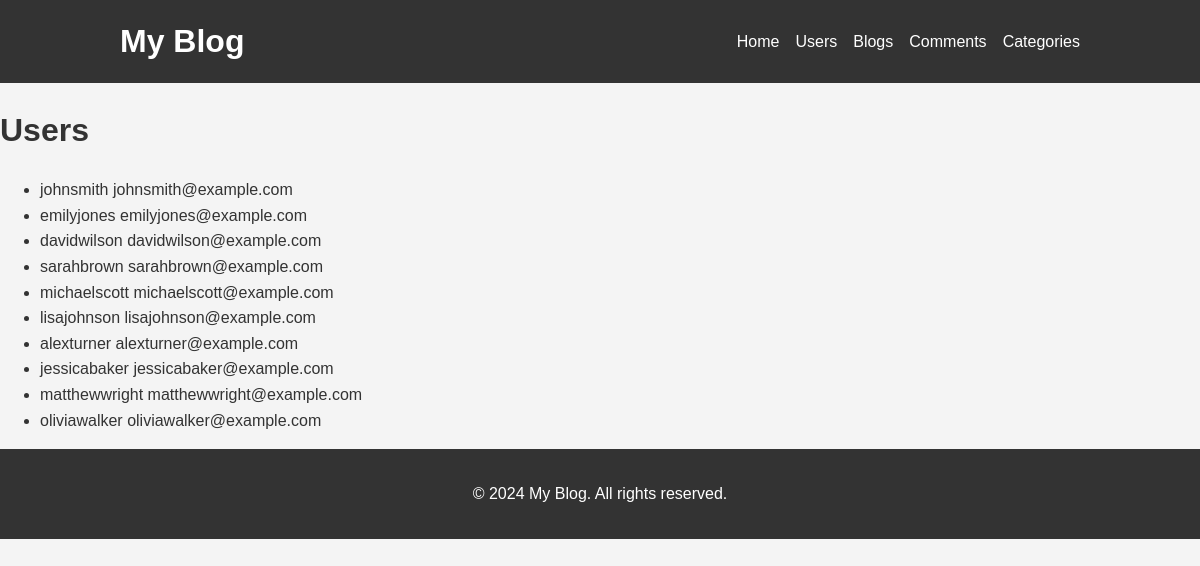
/users/, run on the app's committed database.
### blog/models.py (models this page shows, shortened)
class User(models.Model):
    username = models.CharField(max_length=250)
    email = models.EmailField(max_length=250)
    password = models.CharField(max_length=250)

### blog/views.py (the view)
# urls.py: path('users/', views.myusers, name='users'),
def myusers(request):
    myusers = User.objects.all().values()
    template = loader.get_template('users.html')
    context = {
        'myusers': myusers,
    }
    return HttpResponse(template.render(context, request))

### blog/templates/users.html (shortened to what this page needs)
{% extends "master.html" %}
{% block content %}
<h1>Users</h1>
<ul>
  {% for x in myusers %}
    <li>{{ x.username }} {{ x.email }}</li>
  {% endfor %}
</ul>
{% endblock %}

### blog/templates/master.html (shortened to what this page needs)
<!DOCTYPE html>
<html lang="en">
<head>
</head>
<body>
    <header>
        <div class="container">
            <h1>My Blog</h1>
            <nav>
                <ul>
                    <li><a href=/>Home</a></li>
                    <li><a href=users/>Users</a></li>
                    <li><a href=blogs/>Blogs</a></li>
                    <li><a href=comments/>Comments</a></li>
                    <li><a href=categories/>Categories</a></li>
                </ul>
            </nav>
        </div>
    </header>
 {% block content %}
{% endblock %}
    <footer>
        <div class="container">
            <p>&copy; 2024 My Blog. All rights reserved.</p>
        </div>
    </footer>
</body>
</html>

### blog/templates/master.html (style rules this page uses)
body { font-family: Arial, sans-serif; line-height: 1.6; background-color: #f4f4f4; color: #333; margin: 0; padding: 0; }
.container { width: 80%; margin: 0 auto; }
header { background-color: #333; color: #fff; padding: 1rem 0; }
header .container { display: flex; justify-content: space-between; align-items: center; }
header h1 { margin: 0; }
header nav ul { list-style: none; display: flex; margin: 0; padding: 0; }
header nav ul li { margin-left: 1rem; }
header nav ul li a { color: #fff; text-decoration: none; }
footer { background-color: #333; color: #fff; text-align: center; padding: 1rem 0; }

### data on the page
User: username "johnsmith", email "johnsmith@example.com"
User: username "emilyjones", email "emilyjones@example.com"
User: username "davidwilson", email "davidwilson@example.com"
User: username "sarahbrown", email "sarahbrown@example.com"
User: username "michaelscott", email "michaelscott@example.com"
User: username "lisajohnson", email "lisajohnson@example.com"
User: username "alexturner", email "alexturner@example.com"
User: username "jessicabaker", email "jessicabaker@example.com"
User: username "matthewwright", email "matthewwright@example.com"
User: username "oliviawalker", email "oliviawalker@example.com"
